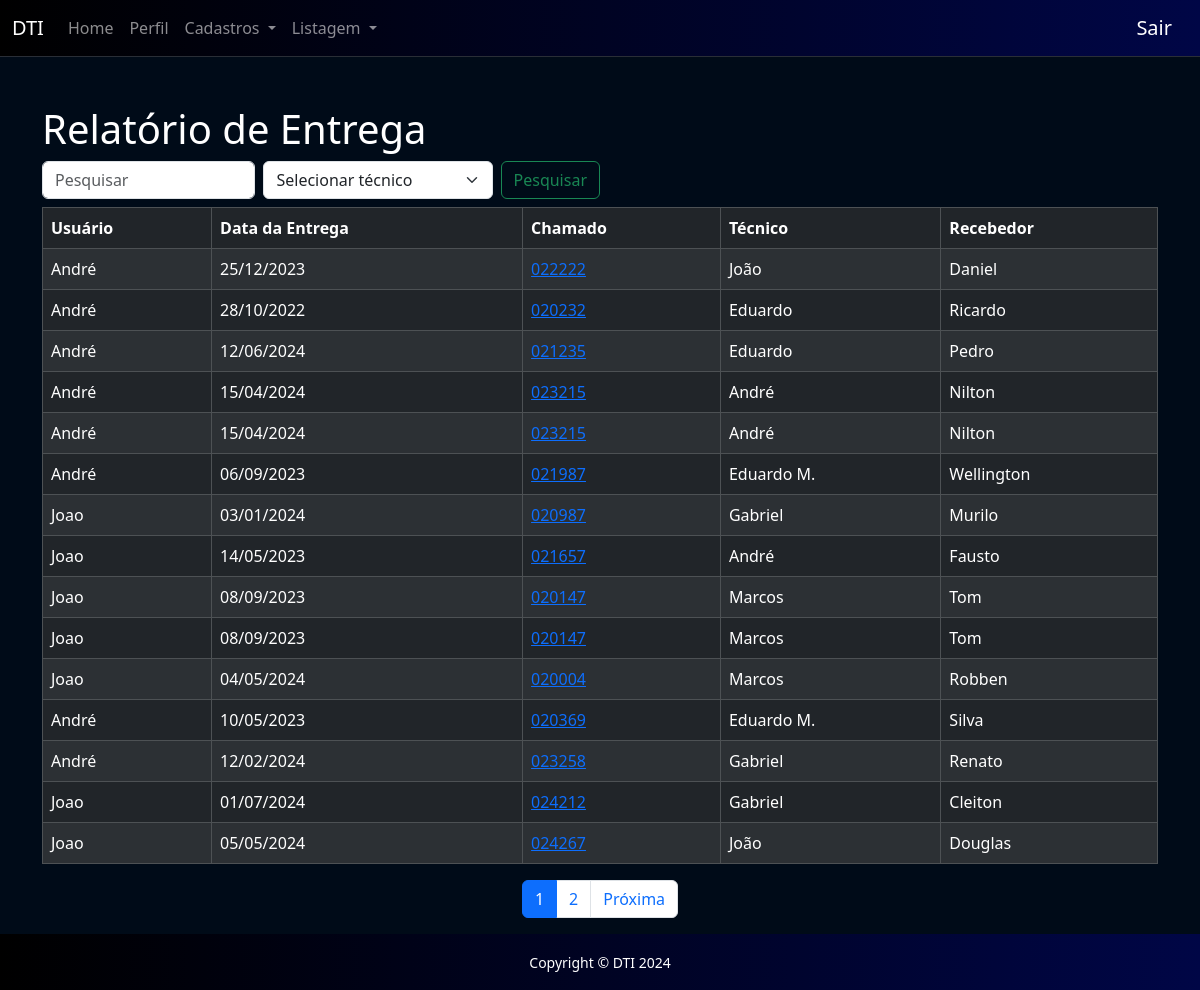
Screenshot of /home/relatorio.php (signed in) with the database file from the repository.
### tables this page shows
CREATE TABLE `tabela` (
  `id` int(11) NOT NULL,
  `id_usuario` int(11) NOT NULL,
  `data` varchar(15) NOT NULL,
  `chamado` varchar(20) NOT NULL,
  `id_tecnico` int(11) NOT NULL,
  `recebedor` varchar(100) NOT NULL
);

CREATE TABLE `usuario` (
  `id` int(11) NOT NULL,
  `nome` varchar(100) NOT NULL,
  `senha` varchar(100) NOT NULL,
  `status` int(1) NOT NULL,
  `nivel` int(1) NOT NULL
);

CREATE TABLE `tecnico` (
  `id` int(11) NOT NULL,
  `nome` varchar(100) NOT NULL,
  `status` int(1) NOT NULL
);

### home/relatorio.php (the view, shortened to what this page needs)
<?php
    require_once('../conexao.php');
    $V_WHERE = "";
    $T_WHERE = "";
    $itens_por_pagina = 15;
    $pagina = isset($_GET['page']) ? $_GET['page'] : 1;
    $offset = ($pagina - 1) * $itens_por_pagina;
    $sql_count = "SELECT COUNT(*) AS total FROM tabela WHERE 1 = 1 " . $V_WHERE . $T_WHERE;
    $resultado_count = mysqli_query($conexao, $sql_count);
    $linha_count = mysqli_fetch_assoc($resultado_count);
    $total_registros = $linha_count['total'];
    $total_paginas = ceil($total_registros / $itens_por_pagina);
    $sql = "SELECT tabela.*, usuario.nome AS nome_usuario, tecnico.nome AS nome_tecnico
              FROM tabela
              INNER JOIN usuario ON tabela.id_usuario = usuario.id
              INNER JOIN tecnico ON tabela.id_tecnico = tecnico.id
              WHERE 1 = 1 " . $V_WHERE . $T_WHERE . "
              LIMIT $itens_por_pagina OFFSET $offset";
    $resultado = mysqli_query($conexao, $sql);
?>
<!DOCTYPE html>
<html lang="pt-br">
<head>
    <link href="https://cdn.jsdelivr.net/npm/bootstrap@5.3.3/dist/css/bootstrap.min.css" rel="stylesheet">
</head>
<body>
    <?php require_once("../template/menu01.php") ?>
    <main class="container mt-5">
        <h1>Relatório de Entrega</h1>
        <form class="d-flex col-6 mt-2 mb-2" method="post" role="search">
            <input class="form-control me-2" type="search" name="search" placeholder="Pesquisar" aria-label="Search">
            <select class="form-select me-2" name="search-tec" id="search-tec">
    <option selected value="" style="color: black;">Selecionar técnico</option>
</select>
            <button class="btn btn-outline-success" type="submit" name="pesquisar">Pesquisar</button>
        </form>
        <table class="table table-dark table-striped table-bordered">
            <thead>
                <tr>
                    <th>Usuário</th>
                    <th>Data da Entrega</th>
                    <th>Chamado</th>
                    <th>Técnico</th>
                    <th>Recebedor</th>
                </tr>
            </thead>
            <tbody>
                <?php
                    while ($linha = mysqli_fetch_array($resultado)) {
                ?>
                <tr>
                    <td><?= $linha['nome_usuario'] ?></td>
                    <td><?= $linha['data'] ?></td>
                    <td><a href="http://sup.umuarama.pr.gov.br/scp/tickets.php?id=<?= $linha['chamado'] ?>" target="_blank"><?= $linha['chamado'] ?></a></td>
                    <td><?= $linha['nome_tecnico'] ?></td>
                    <td><?= $linha['recebedor'] ?></td>
                </tr>
                <?php } ?>
            </tbody>
        </table>
        <nav aria-label="Paginação">
            <ul class="pagination justify-content-center">
                <?php for ($i = 1; $i <= $total_paginas; $i++): ?>
                    <li class="page-item <?= ($pagina == $i) ? 'active' : '' ?>"><a class="page-link" href="?page=<?= $i ?>"><?= $i ?></a></li>
                <?php endfor; ?>
                <?php if ($pagina < $total_paginas): ?>
                    <li class="page-item"><a class="page-link" href="?page=<?= $pagina + 1 ?>">Próxima</a></li>
                <?php endif; ?>
            </ul>
        </nav>
    </main>
    <?php require_once("../template/rodape01.php") ?>
</body>
</html>

### template/menu01.php (shortened to what this page needs)
<header>
    <nav class="navbar navbar-expand-lg" style="background: linear-gradient(to right, #000000, #000646); border-bottom: 1px solid #292E36;" data-bs-theme="dark">
        <div class="container-fluid">
            <a class="navbar-brand" href="../home/relatorio.php">DTI</a>
            <div class="collapse navbar-collapse" id="navbarNav">
            <ul class="navbar-nav">
                <li class="nav-item">
                    <a class="nav-link" href="../home/relatorio.php">Home</a>
                </li>
                <li class="nav-item">
                    <a class="nav-link" href="../home/perfil.php">Perfil</a>
                </li>
                <li class="nav-item dropdown">
                    <a class="nav-link dropdown-toggle" role="button" data-bs-toggle="dropdown" aria-expanded="false">
                        Cadastros
                    </a>
                </li>
                <li class="nav-item dropdown">
                    <a class="nav-link dropdown-toggle" role="button" data-bs-toggle="dropdown" aria-expanded="false">
                        Listagem
                    </a>
                </li>
            </ul>
            </div>
            <a class="navbar-brand" href="../sair.php">Sair</a>
        </div>
    </nav>
</header>

### template/rodape01.php
<footer id="sticky-footer" style="background: linear-gradient(to right, #000000, #000646); color: white;">
        <div class="container text-center">
            <small>Copyright &copy; DTI 2024</small>
        </div>
    </footer>

### home/relatorio.php (style rules this page uses)
* { color: white; }
body { background-color: #000B18; display: flex; flex-direction: column; min-height: 100vh; }
main { flex: 1; }
#sticky-footer { flex-shrink: 0; padding: 1rem; background-color: #343a40; color: white; text-align: center; }

### rows the page displays
tabela: id_usuario.nome "André", data "25/12/2023", chamado "022222", id_tecnico.nome "João", recebedor "Daniel"
tabela: id_usuario.nome "André", data "28/10/2022", chamado "020232", id_tecnico.nome "Eduardo", recebedor "Ricardo"
tabela: id_usuario.nome "André", data "12/06/2024", chamado "021235", id_tecnico.nome "Eduardo", recebedor "Pedro"
tabela: id_usuario.nome "André", data "15/04/2024", chamado "023215", id_tecnico.nome "André", recebedor "Nilton"
tabela: id_usuario.nome "André", data "15/04/2024", chamado "023215", id_tecnico.nome "André", recebedor "Nilton"
tabela: id_usuario.nome "André", data "06/09/2023", chamado "021987", id_tecnico.nome "Eduardo M.", recebedor "Wellington"
tabela: id_usuario.nome "Joao", data "03/01/2024", chamado "020987", id_tecnico.nome "Gabriel", recebedor "Murilo"
tabela: id_usuario.nome "Joao", data "14/05/2023", chamado "021657", id_tecnico.nome "André", recebedor "Fausto"
tabela: id_usuario.nome "Joao", data "08/09/2023", chamado "020147", id_tecnico.nome "Marcos", recebedor "Tom"
tabela: id_usuario.nome "Joao", data "08/09/2023", chamado "020147", id_tecnico.nome "Marcos", recebedor "Tom"
tabela: id_usuario.nome "Joao", data "04/05/2024", chamado "020004", id_tecnico.nome "Marcos", recebedor "Robben"
tabela: id_usuario.nome "André", data "10/05/2023", chamado "020369", id_tecnico.nome "Eduardo M.", recebedor "Silva"
tabela: id_usuario.nome "André", data "12/02/2024", chamado "023258", id_tecnico.nome "Gabriel", recebedor "Renato"
tabela: id_usuario.nome "Joao", data "01/07/2024", chamado "024212", id_tecnico.nome "Gabriel", recebedor "Cleiton"
tabela: id_usuario.nome "Joao", data "05/05/2024", chamado "024267", id_tecnico.nome "João", recebedor "Douglas"
